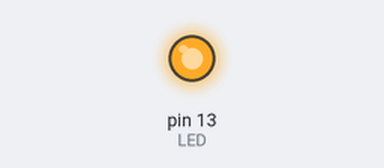
Bench run of a sketch on a simulated Arduino Uno, built with avr-gcc and run on an emulated ATmega328P. Shown: output pins drawn as LEDs (lit = HIGH).

Above: at 0.1 s.
Timing chart, 0 to 1.6 s (numbered marks = the images above):
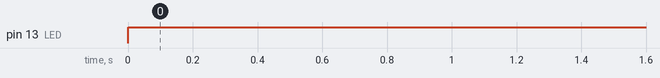

The sketch:

sketch.ino
```cpp
#ifndef LED
#define LED 13
#endif
#if defined(ARDUINO_ARCH_AVR) && LED > 2
  #define FAST 1
#else
#define FAST 0
#endif
#undef   FAST
#pragma GCC optimize ("Os")
#warning   "careful"
#define F2(a, b, ...)   do { f(a, b, ## __VA_ARGS__); } while (0)
#define EMPTY
#define STR(x) #x
#define CAT(a,b) a ## b
#


int farAway = 1;
#
void setup() { pinMode(LED, OUTPUT); }


void loop() {
  digitalWrite(LED, HIGH);
}
```

expected.cpp
```cpp
# 1 "tmpfixture"
#include <Arduino.h>
# 1 "/work/project/src/sketch.ino"
#ifndef LED
#define LED 13
#endif
#if defined(ARDUINO_ARCH_AVR) && LED > 2
  #define FAST 1
#else
#define FAST 0
#endif
#undef FAST
#pragma GCC optimize ("Os")
#warning "careful"
#define F2(a,b,...) do { f(a, b, ## __VA_ARGS__); } while (0)
#define EMPTY
#define STR(x) #x
#define CAT(a,b) a ## b
# 26 "/work/project/src/sketch.ino"
int farAway = 1;
void setup();
void loop();
#line 28 "/work/project/src/sketch.ino"
void setup() { pinMode(LED, OUTPUT); }


void loop() {
  digitalWrite(LED, HIGH);
}
```

Measured:
- by itself, pin 13 (LED): LOW → HIGH at 0.00 s
